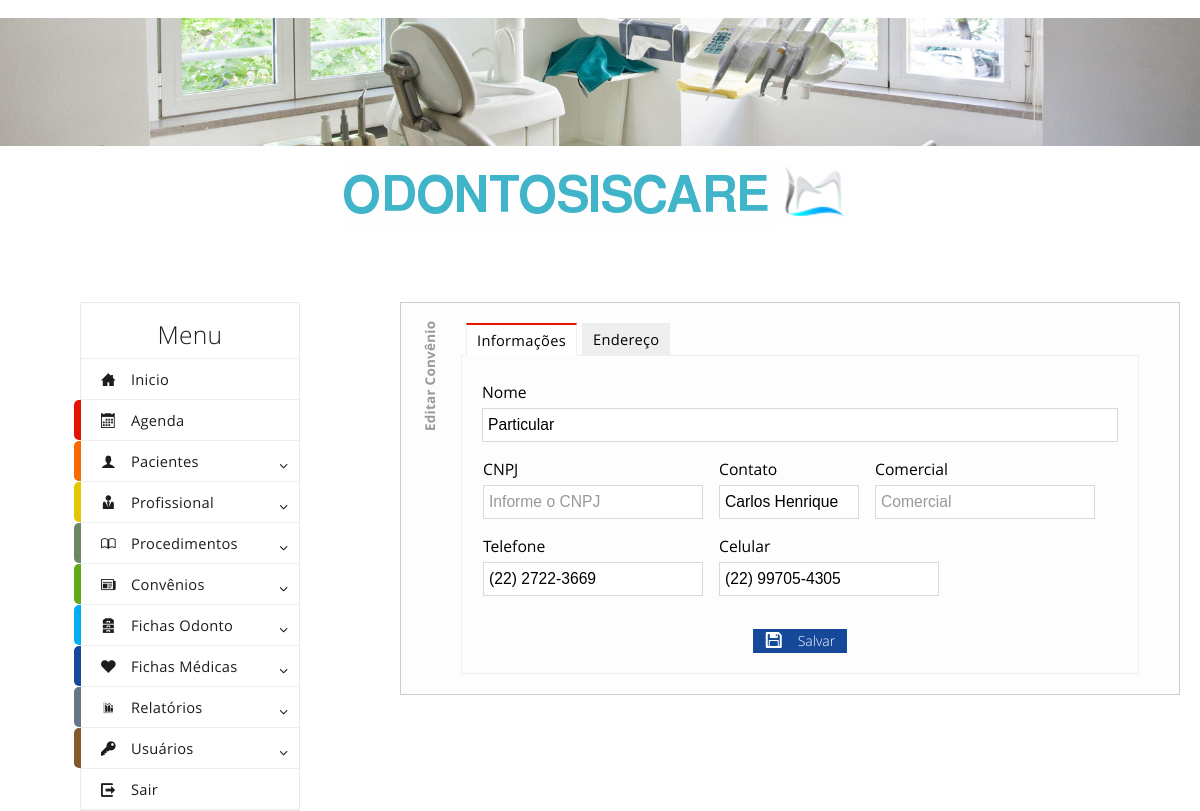
/editarconvenio.php?convenio=5 (signed in), run on the app's committed database.
### tables this page shows
CREATE TABLE `convenios` (
  `id` int(11) NOT NULL AUTO_INCREMENT,
  `nome` varchar(100) NOT NULL,
  `contato` varchar(50) NOT NULL,
  `telcom` varchar(20) NOT NULL,
  `cnpj` varchar(20) NOT NULL,
  `endereco` varchar(100) NOT NULL,
  `cep` varchar(15) NOT NULL,
  `bairro` varchar(50) NOT NULL,
  `telefone` varchar(20) NOT NULL,
  `celular` varchar(20) NOT NULL,
  `cidade` varchar(100) NOT NULL,
  `estado` varchar(50) NOT NULL,
  PRIMARY KEY (`id`)
);

### editarconvenio.php (the view, shortened to what this page needs)
<? include ("header.php"); ?>
<?
if (isset($_GET["convenio"])){
    $convenio = utf8_decode($_GET["convenio"]);
}else {if (isset($_POST["convenio"])){
    $convenio = utf8_decode($_POST["convenio"]);
}};
$sql = "SELECT nome, contato, telcom, cnpj, endereco, cep, bairro, telefone, celular, cidade, estado, id FROM convenios WHERE id = '$convenio'";
$resultado = mysql_query($sql);
$result = mysql_fetch_array($resultado);
?>
<body class="metro">
    <br>
    <img src="imagens/photo1.jpg" />
    <center><img src="imagens/principal1.png" /></center>
    <br><br>
    <div class="grid">
        <div class="row">
            <? include ("menu.php"); ?>
            <div class="span1"></div>
            <div class="span10">
                <form method="POST" onsubmit="return valida(this);" action="editarconveniobd.php" name="editarconvenio" id="editarconvenio">
                <div class="editconvenio">
                <div class="tab-control" data-role="tab-control">
                    <ul class="tabs">
                        <li class="active"><a href="#_page_1">Informações</a></li>
                        <li><a href="#_page_2">Endereço</a></li>
                    </ul>
                    <div class="frames">
                        <div class="frame" id="_page_1">
                            <label>Nome</label>
                            <div class="input-control text" id="divnome" data-role="input-control">
                                <input type="text" id="nome" name="nome" value="<?echo utf8_encode($result[0])?>" placeholder="Nome do Convênio">
                            </div>
                            <table><tr>
                            <td bgcolor="#FDFDFD">
                                <label>CNPJ</label>
                                <div class="input-control text size3" id="divcnpj" data-role="input-control">
                                    <input type="text" id="cnpj" name="cnpj" maxlength="14" value="<?echo utf8_encode($result[3])?>" placeholder="Informe o CNPJ">
                                </div>
                            </td><td bgcolor="#FDFDFD"></td><td bgcolor="#FDFDFD"></td><td bgcolor="#FDFDFD"></td><td bgcolor="#FDFDFD"></td><td bgcolor="#FDFDFD"></td><td bgcolor="#FDFDFD"></td><td bgcolor="#FDFDFD"></td>
                            <td bgcolor="#FDFDFD">
                                <label>Contato</label>
                                <div class="input-control text size2" data-role="input-control">
                                    <input type="text" id="contato" name="contato" value="<?echo utf8_encode($result[1])?>" placeholder="Contato">
                                </div></td><td bgcolor="#FDFDFD"></td><td bgcolor="#FDFDFD"></td><td bgcolor="#FDFDFD"></td><td bgcolor="#FDFDFD"></td><td bgcolor="#FDFDFD"></td><td bgcolor="#FDFDFD"></td><td bgcolor="#FDFDFD"></td>
                                <td bgcolor="#FDFDFD">
                                <label>Comercial</label>
                                <div class="input-control text size3" data-role="input-control">
                                    <input type="text" id="telcom" name="telcom" value="<?echo utf8_encode($result[2])?>" placeholder="Comercial">
                                </div></td>
                            </tr></table>
                            <table><tr>
                                <td bgcolor="#FDFDFD">
                                    <label>Telefone</label>
                                    <div class="input-control text size3" data-role="input-control">
                                        <input type="text" id="tel" name="tel" value="<?echo utf8_encode($result[7])?>" placeholder="Telefone">
                                    </div>
                                </td><td bgcolor="#FDFDFD"></td><td bgcolor="#FDFDFD"></td><td bgcolor="#FDFDFD"></td><td bgcolor="#FDFDFD"></td><td bgcolor="#FDFDFD"></td><td bgcolor="#FDFDFD"></td><td bgcolor="#FDFDFD"></td>
                                <td bgcolor="#FDFDFD">
                                    <label>Celular</label>
                                    <div class="input-control text size3" data-role="input-control">
                                        <input type="text" id="cel" name="cel" value="<?echo utf8_encode($result[8])?>" placeholder="Celular">
                                    </div>
                                </td>
                            </tr></table><br />
                            <center>
                                <button type="submit" class="image-button primary image-left">
                                    Salvar
                                    <i class="icon-floppy on-left" style="top: -3px; left: 7px">
                                    </i>
                                </button>
                            </center>
                        </div>
                    </div>
                </div>
                </div>
                </form>
            </div>
            <br>
        </div>
    </div>
</body>
<? include ("footer.php"); ?>

### data on the page
convenios: nome "Particular", contato "Carlos Henrique", tel "(22) 2722-3669", cel "(22) 99705-4305"
